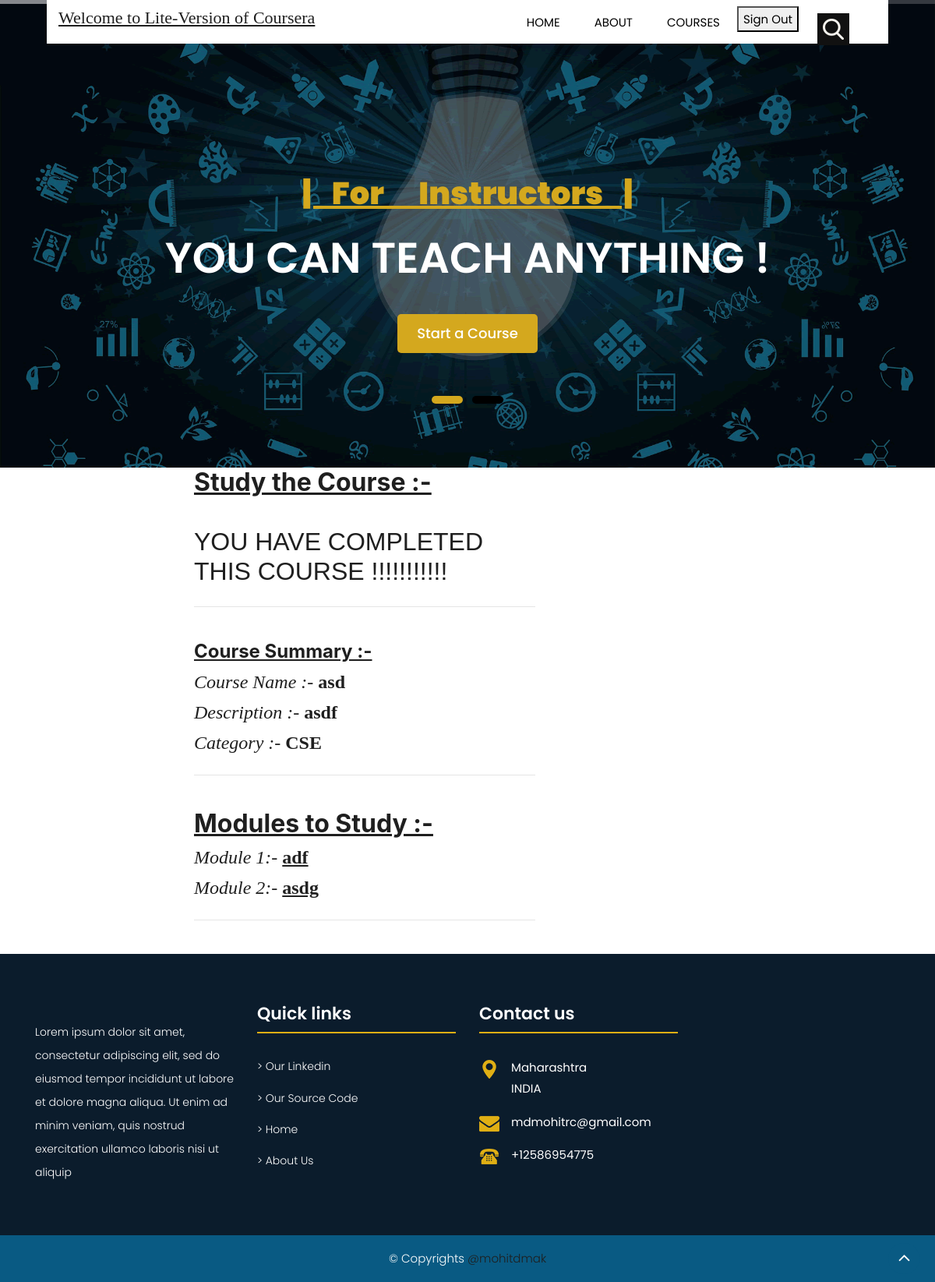
The page /course/study/1/ (signed in) on the database its author committed.
### Home/models.py (models this page shows)
class Courses(models.Model):
    Course_Name = models.CharField(max_length = 200)
    Course_Desc = models.TextField()
    Creator = models.ForeignKey(User, on_delete = models.CASCADE, related_name = 'createdcourses')
    Course_Tag = models.CharField(max_length = 200)
    rating = models.FloatField(default = 3)

class Modules(models.Model):
    Title = models.CharField(max_length = 200)
    Content = models.TextField()
    index = models.IntegerField(default = 1)
    Course = models.ForeignKey(Courses, on_delete = models.CASCADE, related_name = 'allmodules')
    link = models.URLField()

### Home/views.py (the view)
# urls.py: path('course/study/<int:pk>/', Homeviews.studycourse, name = 'study'),
@login_required()
def studycourse(request, **kwargs):
    if LearnerProfile.objects.filter(learnerusr = request.user).exists():
        currentcourse = Courses.objects.filter(id = kwargs['pk'])[0]
        if Classroom.objects.filter(learners = request.user, courses = currentcourse).exists():
            mainclass = Classroom.objects.filter(learners = request.user, courses = currentcourse)[0]
            if mainclass.Course_completed == True:
                check = True
            else:
                check = False
            return render(request, 'Home/StudyCourse.html', {'course': currentcourse, 'check': check})
        else:
            messages.success(request, 'You need to first enroll for the course!')
            return redirect('home')
    else:
        messages.success(request, 'Being a Creator, You cannot Study Courses !')
        return redirect('home')

### Home/templates/Home/StudyCourse.html
{% extends 'Home/base.html' %}
{% load static %}
{% block 1 %}
<div class="section" class="text_align_center heading_main">
    <div class="container">
        <div class="row" style="margin-left: 5cm;">
            <div class="col-lg-6 col-md-6 col-sm-12">
                <h1 style="font-family: -apple-system, BlinkMacSystemFont, 'Segoe UI', Roboto, Oxygen, Ubuntu, Cantarell, 'Open Sans', 'Helvetica Neue', sans-serif;font-size: xx-large"><u><b>Study the Course :-</b></u></h1><br>
                {% if check == True %}
                <h1 style="font-family: Impact, Haettenschweiler, 'Arial Narrow Bold', sans-serif;font-size: xx-large;">YOU HAVE COMPLETED THIS COURSE !!!!!!!!!!!</h1>
                {% endif %}
                <hr><br>
                <h1 style="font-family: -apple-system, BlinkMacSystemFont, 'Segoe UI', Roboto, Oxygen, Ubuntu, Cantarell, 'Open Sans', 'Helvetica Neue', sans-serif;font-size: x-large"><u><b>Course Summary :-</b></u></h1>
                <h1 style="font-family: Georgia, 'Times New Roman', Times, serif;"><i>Course Name :-  </i><b>{{ course.Course_Name }}</b></h1>
                <h1 style="font-family: Georgia, 'Times New Roman', Times, serif;"><i>Description :-  </i><b>{{ course.Course_Desc }}</b></h1>
                <h1 style="font-family: Georgia, 'Times New Roman', Times, serif;"><i>Category :-  </i><b>{{ course.Course_Tag }}</b></h1><hr><br>
                <h1 style="font-family: -apple-system, BlinkMacSystemFont, 'Segoe UI', Roboto, Oxygen, Ubuntu, Cantarell, 'Open Sans', 'Helvetica Neue', sans-serif;font-size: xx-large"><u><b>Modules to Study :-</b></u></h1>
                {% for module in course.allmodules.all %}
                <h1 style="font-family: Georgia, 'Times New Roman', Times, serif;"><i>Module {{ module.index }}:-  </i><a href = "{% url 'study-module' module.id %}"><b><u>{{ module.Title }}</u></b></a></h1>
                {% endfor %}
                <hr><br>
            </div>
        </div>
    </div>
</div>
{% endblock 1 %}

### Home/static/Home/css/style.css (style rules this page uses)
body { color: #666666; font-size: 15px; font-family: 'Poppins', sans-serif; line-height: 1.80857; overflow-x: hidden !important; }
a { color: #1f1f1f; text-decoration: none !important; outline: none !important; -webkit-transition: all .3s ease-in-out; -moz-transition: all .3s ease-in-out; -ms-transition: all .3s ease-in-out; -o-transition: all .3s ease-in-out; transition: all .3s ease-in-out; }
h1, h2, h3, h4, h5, h6 { letter-spacing: 0; font-weight: normal; position: relative; padding: 0 0 10px 0; font-weight: normal; line-height: 120% !important; color: #1f1f1f; margin: 0 }
h1 { font-size: 24px }
h1 a, h2 a, h3 a, h4 a, h5 a, h6 a { color: #212121; text-decoration: none!important; opacity: 1 }
a { color: #1f1f1f; text-decoration: none; outline: none; }
a, .btn { text-decoration: none !important; outline: none !important; -webkit-transition: all .3s ease-in-out; -moz-transition: all .3s ease-in-out; -ms-transition: all .3s ease-in-out; -o-transition: all .3s ease-in-out; transition: all .3s ease-in-out; }

### Home/static/Home/css/timeline.css (style rules this page uses)
* { box-sizing: border-box; }

### rows shown on the page
Courses: Course_Name "asd", Course_Desc "asdf", Course_Tag "CSE"
Modules: index "1", Title "adf"
Modules: index "2", Title "asdg"
